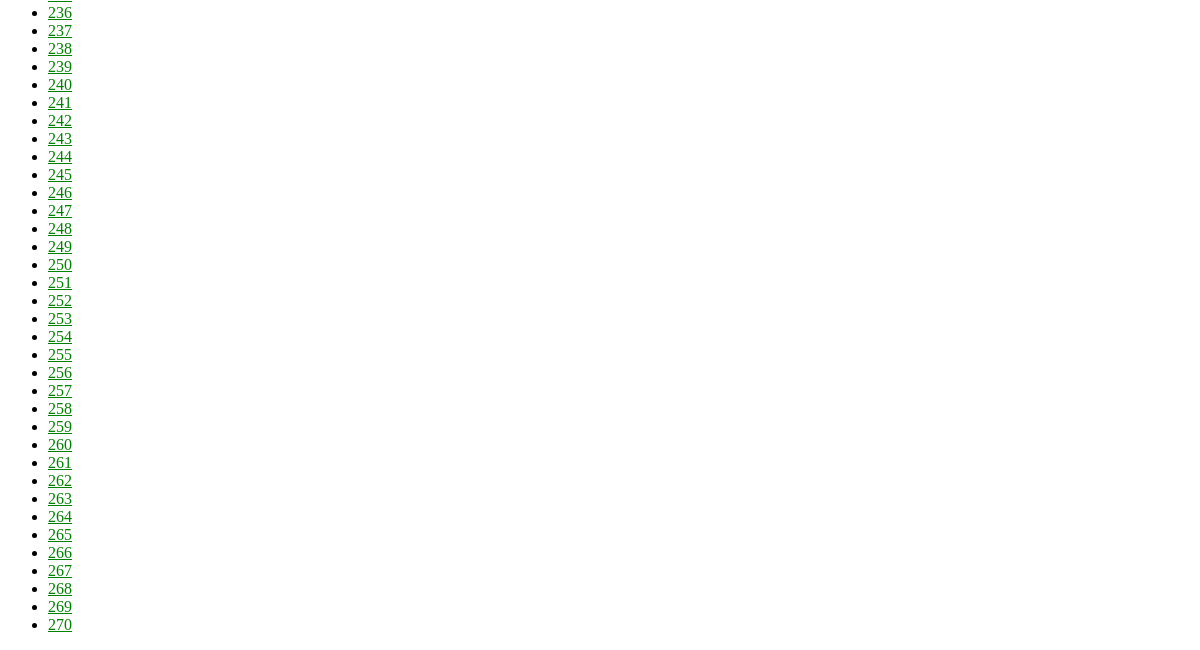
The page /CMdiagnose/ (lower part) on the database as committed earlier.
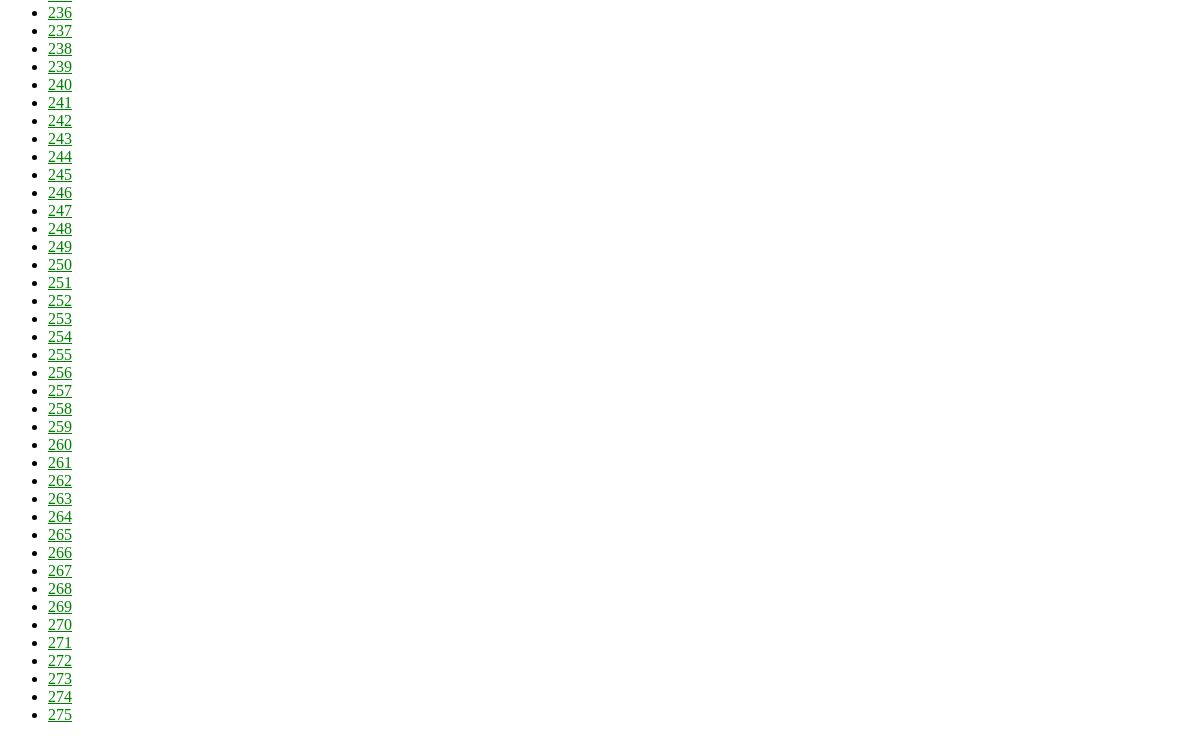
The same page on the database as committed later.
### CMdiagnose/models.py (models this page shows, shortened)
class Person(models.Model):
    body = models.OneToOneField(Body, on_delete=models.CASCADE)
    tongue = models.OneToOneField(Tongue, on_delete=models.CASCADE)

### CMdiagnose/views.py (the view)
# urls.py: path('', views.IndexView.as_view(), name='index'),
class IndexView(generic.ListView):
    template_name = 'CMdiagnose/index.html'
    context_object_name = 'Person_list'
    def get_queryset(self):
        return Person.objects.all()

### CMdiagnose/templates/CMdiagnose/index.html
{% load static %}
<link rel="stylesheet" type="text/css" href="{% static 'polls/style.css' %}">
    <ul>
    {% for person in Person_list %}
        <li><a href="{% url 'CMdiagnose:detail' person.pk %}">{{ person.pk }}</a></li>
    {% endfor %}
    </ul>

Rows that differ between the two databases and show on the page:
added Person: pk "271"
added Person: pk "272"
added Person: pk "273"
added Person: pk "274"
added Person: pk "275"
